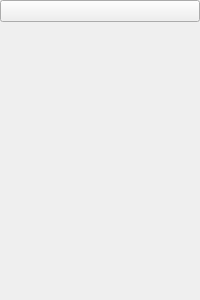
<?xml version="1.0" encoding="UTF-8"?>
<ui version="4.0">
 <class>ToolPageClass</class>
 <widget class="QWidget" name="ToolPageClass">
  <property name="geometry">
   <rect>
    <x>0</x>
    <y>0</y>
    <width>200</width>
    <height>300</height>
   </rect>
  </property>
  <property name="windowTitle">
   <string>ToolPage</string>
  </property>
  <layout class="QVBoxLayout" name="verticalLayout">
   <property name="spacing">
    <number>0</number>
   </property>
   <property name="leftMargin">
    <number>0</number>
   </property>
   <property name="topMargin">
    <number>0</number>
   </property>
   <property name="rightMargin">
    <number>0</number>
   </property>
   <property name="bottomMargin">
    <number>0</number>
   </property>
   <item>
    <widget class="DoubleClickedButton" name="pushButtonFold">
     <property name="text">
      <string/>
     </property>
    </widget>
   </item>
   <item>
    <widget class="QWidget" name="widgetContent" native="true">
     <layout class="QVBoxLayout" name="verticalLayout_2">
      <property name="spacing">
       <number>1</number>
      </property>
      <property name="leftMargin">
       <number>1</number>
      </property>
      <property name="topMargin">
       <number>1</number>
      </property>
      <property name="rightMargin">
       <number>1</number>
      </property>
      <property name="bottomMargin">
       <number>1</number>
      </property>
      <item>
       <layout class="QVBoxLayout" name="verticalLayoutContent"/>
      </item>
     </layout>
    </widget>
   </item>
  </layout>
 </widget>
 <layoutdefault spacing="6" margin="11"/>
 <customwidgets>
  <customwidget>
   <class>DoubleClickedButton</class>
   <extends>QPushButton</extends>
   <header>doubleclickedbutton.hpp</header>
  </customwidget>
 </customwidgets>
 <resources/>
 <connections/>
</ui>
